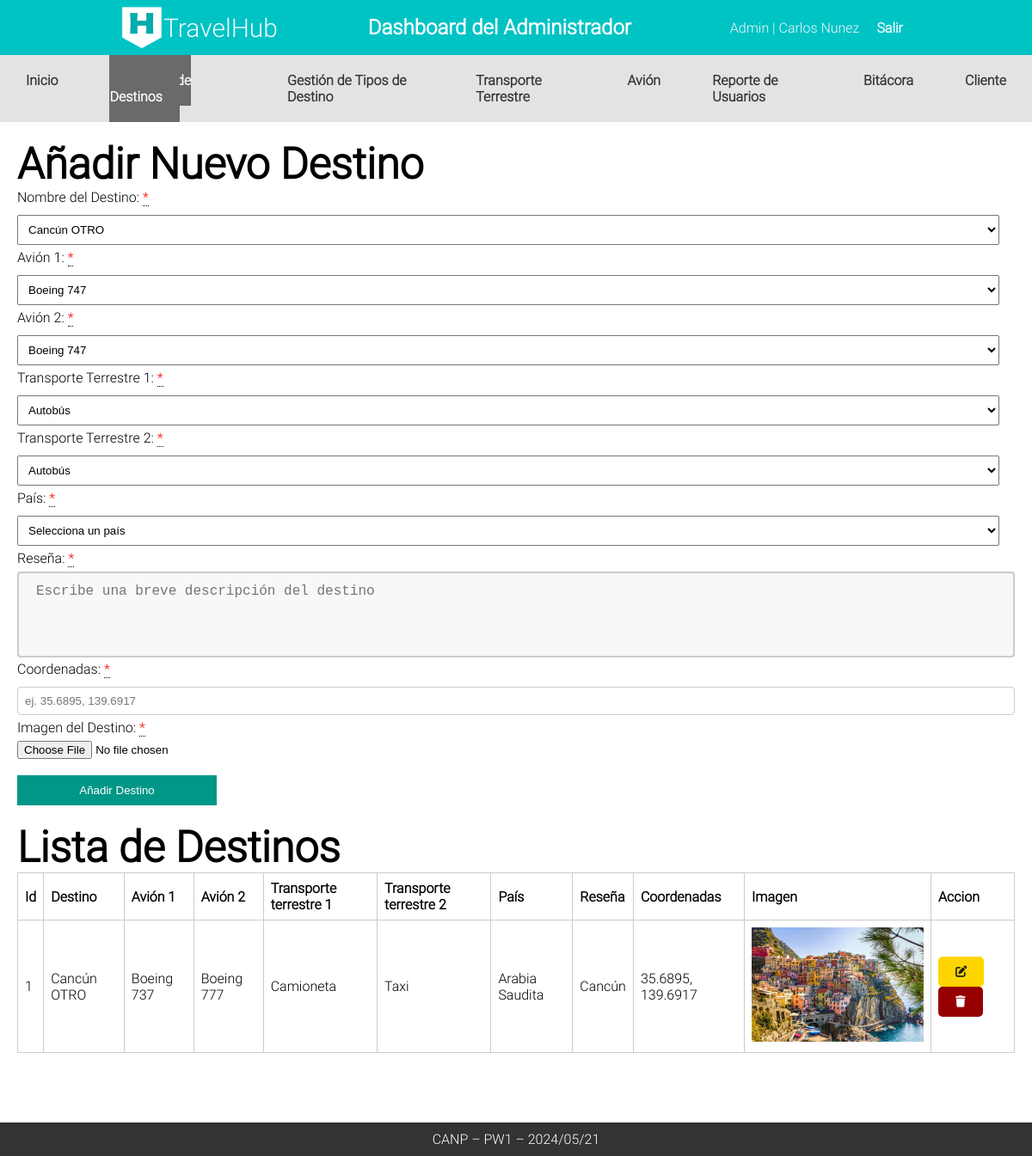
Page /Admin/CANP_Destino (signed in) on the earlier database version.
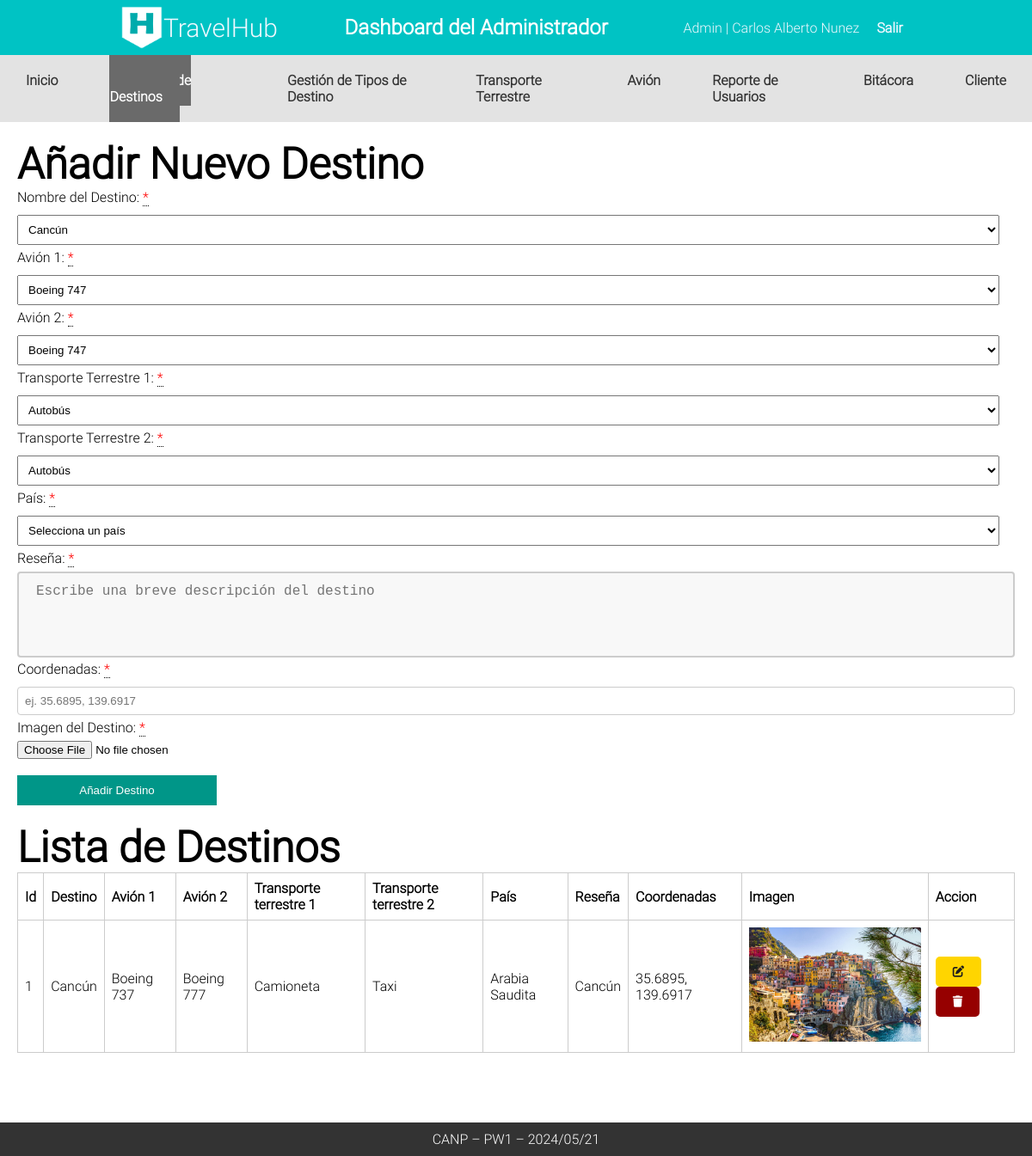
Same page on the later database version.
### tables this page shows
CREATE TABLE `tbldestino` (
  `id_destino` int(11) NOT NULL,
  `id_tipodestino` int(11) DEFAULT NULL,
  `id_avion1` int(11) DEFAULT NULL,
  `id_avion2` int(11) DEFAULT NULL,
  `id_transpterrestre1` int(11) DEFAULT NULL,
  `id_transpterrestre2` int(11) DEFAULT NULL,
  `pais` varchar(255) DEFAULT NULL,
  `resenia` varchar(255) DEFAULT NULL,
  `coordenadas` varchar(255) DEFAULT NULL,
  `imagen_destino` blob DEFAULT NULL
);

CREATE TABLE `tbltipodestino` (
  `id_tipodestino` int(11) NOT NULL,
  `Nombre_destino` varchar(255) NOT NULL,
  `Actividades_populares` varchar(255) NOT NULL,
  `Epoca_sugerida` varchar(255) NOT NULL
);

CREATE TABLE `tblavion` (
  `id_avion` int(11) NOT NULL,
  `numero_serie` varchar(255) DEFAULT NULL,
  `modelo` varchar(255) DEFAULT NULL,
  `capacidad_asientos` int(11) NOT NULL,
  `empresa_propietaria` varchar(255) DEFAULT NULL
);

CREATE TABLE `tbltransporteterrestre` (
  `id_transpterrestre` int(11) NOT NULL,
  `tipo_transporte` varchar(255) DEFAULT NULL,
  `placa` varchar(255) DEFAULT NULL,
  `capacidad_pasajeros` int(11) NOT NULL,
  `anio_fabricacion` int(11) NOT NULL,
  `empresa_propietaria` varchar(255) DEFAULT NULL
);

### Controllers/templateCtr.php (called while the page is built)
<?php
class Template
{
    public static function templateCtr()
    {
        include 'Views/plantilla.php';
    }
}

### index.php (called while the page is built, shortened)
<?php
include_once "Controllers/templateCtr.php";
include_once "Controllers/rutaCtr.php";
include_once "Controllers/avionCtr.php";
include_once "Controllers/destinosCtr.php";
include_once "Controllers/transporteTerrestreCtr.php";
include_once "Models/avionMdl.php";
include_once "Models/destinosMdl.php";
include_once "Models/transporteTerrestreMdl.php";
$template = new Template();
$template->templateCtr();

### Controllers/rutaCtr.php (called while the page is built)
<?php
class Ruta{
    public static function rutaCtr(){
        return "http://localhost/TravelHub/";
    }
}

### Models/destinosMdl.php (called while the page is built, shortened)
<?php
class DestinoMdl {
public static function canp_leer_destinos_mdl() {
    try {
        $db = Conexion::conectar();
        $sql = "SELECT * FROM tbldestino";
        $stmt = $db->prepare($sql);
        $stmt->execute();
        return $stmt->fetchAll();
    } catch (PDOException $e) {
        return "Error al leer datos del destino: " . $e->getMessage();
    }
}
    public static function canp_leer_tipos_destinos_mdl() {
        try {
            $db = Conexion::conectar();
            $sql = "SELECT * FROM tbltipodestino";
            $stmt = $db->prepare($sql);
            $stmt->execute();
            return $stmt->fetchAll();
        } catch (PDOException $e) {
            return "Error al leer datos de tipos de destino: " . $e->getMessage();
        }
    }
    public static function canp_leer_tipo_destino_id_mdl($idTipoDestino) {
        try {
            $db = Conexion::conectar();
            $sql = "SELECT * FROM tbltipodestino WHERE id_tipodestino = :id_tipodestino";
            $stmt = $db->prepare($sql);
            $stmt->bindParam(':id_tipodestino', $idTipoDestino);
            $stmt->execute();
            return $stmt->fetch();
        } catch (PDOException $e) {
            return "Error al leer datos de tipos de destino: " . $e->getMessage();
        }
    }
}

### Controllers/destinosCtr.php (called while the page is built, shortened)
<?php
class DestinoCtr {
public static function canp_leer_destinos_ctr() {
    $respuesta = DestinoMdl::canp_leer_destinos_mdl();
    return $respuesta;
}
public static function canp_leer_tipos_destinos_ctr() {
    $respuesta = DestinoMdl::canp_leer_tipos_destinos_mdl();
    return $respuesta;
}
public static function canp_leer_tipo_destino_id_ctr($idTipoDestino) {
    $respuesta = DestinoMdl::canp_leer_tipo_destino_id_mdl($idTipoDestino);
    return $respuesta;
}
}

### Models/avionMdl.php (called while the page is built, shortened)
<?php
class AvionMdl {
public static function canp_leer_avion_id_mdl($avion) {
    try {
        $db = Conexion::conectar();
        $sql = "SELECT * FROM tblavion WHERE id_avion = :id";
        $stmt = $db->prepare($sql);
        $stmt->bindParam(':id', $avion);
        $stmt->execute();
        return $stmt->fetch();
    } catch (PDOException $e) {
        return "Error al leer datos del avión: " . $e->getMessage();
    }
}
public static function canp_leer_aviones_mdl() {
    try {
        $db = Conexion::conectar();
        $sql = "SELECT * FROM tblavion";
        $stmt = $db->prepare($sql);
        $stmt->execute();
        return $stmt->fetchAll();
    } catch (PDOException $e) {
        return "Error al leer datos del avión: " . $e->getMessage();
    }
}
}

### Controllers/avionCtr.php (called while the page is built, shortened)
<?php
class AvionCtr {
    public static function canp_leer_aviones_ctr() {
        $respuesta = AvionMdl::canp_leer_aviones_mdl();
        return $respuesta;
    }
    public static function canp_leer_avion_id_ctr($avion) {
        $respuesta = AvionMdl::canp_leer_avion_id_mdl($avion);
        return $respuesta;
    }
}

### Models/transporteTerrestreMdl.php (called while the page is built, shortened)
<?php
class TransporteTerrestreMdl {
    public static function canp_leer_transportes_terrestres_mdl() {
        try {
            $db = Conexion::conectar();
            $sql = "SELECT * FROM  tbltransporteterrestre";
            $stmt = $db->prepare($sql);
            $stmt->execute();
            return $stmt->fetchAll();
        } catch (PDOException $e) {
            return "Error al leer datos del transporte terrestre: " . $e->getMessage();
        }
    }
    public static function canp_leer_transporte_terrestre_id_mdl($id) {
        try {
            $db = Conexion::conectar();
            $sql = "SELECT * FROM  tbltransporteterrestre WHERE id_transpterrestre = :id";
            $stmt = $db->prepare($sql);
            $stmt->bindParam(':id', $id);
            $stmt->execute();
            return $stmt->fetch();
        } catch (PDOException $e) {
            return "Error al leer datos del transporte terrestre: " . $e->getMessage();
        }
    }
}

### Controllers/transporteTerrestreCtr.php (called while the page is built, shortened)
<?php
class TransporteTerrestreCtr {
    public static function canp_leer_transportes_terrestres_ctr() {
        $respuesta = TransporteTerrestreMdl::canp_leer_transportes_terrestres_mdl();
        return $respuesta;
    }
    public static function canp_leer_transporte_terrestre_id_ctr($idTransporte) {
        $respuesta = TransporteTerrestreMdl::canp_leer_transporte_terrestre_id_mdl($idTransporte);
        return $respuesta;
    }
}

### Admin/CANP_Destino.php (the view, shortened to what the changed rows need)
<?php
include 'Components/cabeceraAdmin.php';
include 'Components/navAdmin.php'
?>
    <div class="contenedor">
        <h2>Añadir Nuevo Destino</h2>
        <form class="formDestinoAdmin" method="post" enctype="multipart/form-data">
            <label for="destino">Nombre del Destino: <div class="tooltip required"> *<span class="tooltiptext">Campo obligatorio</span></div></label>
            <select id="destino" class="destino" name="destino">
            <?php
                $destinos = DestinoCtr::canp_leer_tipos_destinos_ctr();
                foreach ($destinos as $key => $destino) {
                    echo ' <option value="'.$destino["id_tipodestino"].'">'.$destino["Nombre_destino"].'</option>';
                }
            ?>
            </select>
            <label for="avion1">Avión 1: <div class="tooltip required"> *<span class="tooltiptext">Campo obligatorio</span></div></label>
            <select id="avion1" class="avion1" name="avion1">
            <?php
                $aviones = AvionCtr::canp_leer_aviones_ctr();
                foreach ($aviones as $key => $avion) {
                    echo ' <option value="'.$avion["id_avion"].'">'.$avion["modelo"].'</option>';
                }
            ?>
            </select>
            <label for="avion2">Avión 2: <div class="tooltip required"> *<span class="tooltiptext">Campo obligatorio</span></div></label>
            <select id="avion2" class="avion2" name="avion2">
           <?php
               $aviones = AvionCtr::canp_leer_aviones_ctr();
               foreach ($aviones as $key => $avion) {
                echo ' <option value="'.$avion["id_avion"].'">'.$avion["modelo"].'</option>';
               }
           ?>
           </select>
            <label for="transporte1">Transporte Terrestre 1: <div class="tooltip required"> *<span class="tooltiptext">Campo obligatorio</span></div></label>
            <select id="transporte1" class="transporte1" name="transporte1">
           <?php
               $transportes = TransporteTerrestreCtr::canp_leer_transportes_terrestres_ctr();
               foreach ($transportes as $key => $transporte) {
                   echo ' <option value="'.$transporte["id_transpterrestre"].'">'.$transporte["tipo_transporte"].'</option>';
               }
           ?>
           </select>
            <label for="transporte2">Transporte Terrestre 2: <div class="tooltip required"> *<span class="tooltiptext">Campo obligatorio</span></div></label>
            <select id="transporte2" class="transporte2" name="transporte2">
           <?php
               $transportes = TransporteTerrestreCtr::canp_leer_transportes_terrestres_ctr();
               foreach ($transportes as $key => $transporte) {
                   echo ' <option value="'.$transporte["id_transpterrestre"].'">'.$transporte["tipo_transporte"].'</option>';
               }
           ?>
           </select>
            <label for="pais">País: <div class="tooltip required"> *<span class="tooltiptext">Campo obligatorio</span></div></label>
            <select id="pais" class="pais" name="pais">
            <?php include 'Components/paises.php' ?>
            </select>
            <label for="resena">Reseña: <div class="tooltip required"> *<span class="tooltiptext">Campo obligatorio</span></div></label>
            <textarea id="resena" name="resena" placeholder="Escribe una breve descripción del destino"></textarea>
            <label for="coordenadas">Coordenadas: <div class="tooltip required"> *<span class="tooltiptext">Campo obligatorio</span></div></label>
            <input type="text" id="coordenadas" name="coordenadas" placeholder="ej. 35.6895, 139.6917">
            <label for="imagen">Imagen del Destino: <div class="tooltip required"> *<span class="tooltiptext">Campo obligatorio</span></div></label>
             <input type="file" id="imagen" class="imagen" name="imagen" accept="image/*"> <br>
            <br>
            <button name="btnDestino" class="btnformulario" type="submit">Añadir Destino</button>
        </form>
        <h2>Lista de Destinos</h2>
        <table class="tblDestinos">
            <thead>
                <tr>
                    <th>Id</th>
                    <th>Destino</th>
                    <th>Avión 1</th>
                    <th>Avión 2</th>
                    <th>Transporte terrestre 1</th>
                    <th>Transporte terrestre 2</th>
                    <th>País</th>
                    <th>Reseña</th>
                    <th>Coordenadas</th>
                    <th>Imagen</th>
                    <th>Accion</th>
                </tr>
            </thead>
            <tbody>
                 <?php
                    $destinos = DestinoCtr::canp_leer_destinos_ctr();
                    foreach ($destinos as $key => $destino) {
                            $tipoDestino = DestinoCtr::canp_leer_tipo_destino_id_ctr($destino["id_tipodestino"]);
                            $avion1 = AvionCtr::canp_leer_avion_id_ctr($destino["id_avion1"]);
                            $avion2 = AvionCtr::canp_leer_avion_id_ctr($destino["id_avion2"]);
                            $id_transporte1 = TransporteTerrestreCtr::canp_leer_transporte_terrestre_id_ctr($destino["id_transpterrestre1"]);
                            $id_transporte2 = TransporteTerrestreCtr::canp_leer_transporte_terrestre_id_ctr($destino["id_transpterrestre2"]);
                        echo '
                        <tr>
                        <td>'.($key+1).'</td>
                        <td>'.$tipoDestino["Nombre_destino"].'</td>
                        <td>'.$avion1["modelo"].'</td>
                        <td>'.$avion2["modelo"].'</td>
                        <td>'.$id_transporte1["tipo_transporte"].'</td>
                        <td>'.$id_transporte2["tipo_transporte"].'</td>
                        <td>'.$destino["pais"].'</td>
                        <td>'.$destino["resenia"].'</td>
                        <td>'.$destino["coordenadas"].'</td>
                        <td>
                            <img class="imagenDestino" src="'.$rutaLocal.substr($destino["imagen_destino"],4).'">
                        </td>
                        <td>
                        <button btnEditarDestino="'.$destino["id_destino"].'" class="edit btn-edit warning btnEditarDestino"> <i class="fa-solid fa-pen-to-square"></i></a>
                        <button btnEliminarDestino="'.$destino["id_destino"].'" class="delete btnEliminarDestino"><i class="fa-solid fa-trash"></i></button>
                    </td>
                    </tr>
                        ';
                    }
                ?>
            </tbody>
        </table>
        </div>

### Components/cabeceraAdmin.php
<header>
       <nav>
           <div class="nav-container">
               <div class="logo-text">
                   <img class="logo" src="<?php echo $rutaLocal?>Views/assets/imagenes/logo.png" alt="">
                   <a href="<?php echo $rutaLocal ?>Admin/CANP_Admin">TravelHub</a>
               </div>
                    <h1> Dashboard del Administrador</h1>
               <ul class="nav-links">
                   <li>Admin | <?php echo $_SESSION["nombre"] ?></li>
                   <li><a href="<?php echo $rutaLocal?>logout">Salir</a></li>
               </ul>
           </div>
       </nav>
   </header>

Differences in the rows shown:
changed through a linked row, tbldestino "Arabia Saudita": id_tipodestino.Nombre_destino "Cancún OTRO" → "Cancún"
Other differences:
$_SESSION["nombre"]: "Carlos Nunez" → "Carlos Alberto Nunez"
form field destino: "Cancún OTRO" → "Cancún"
